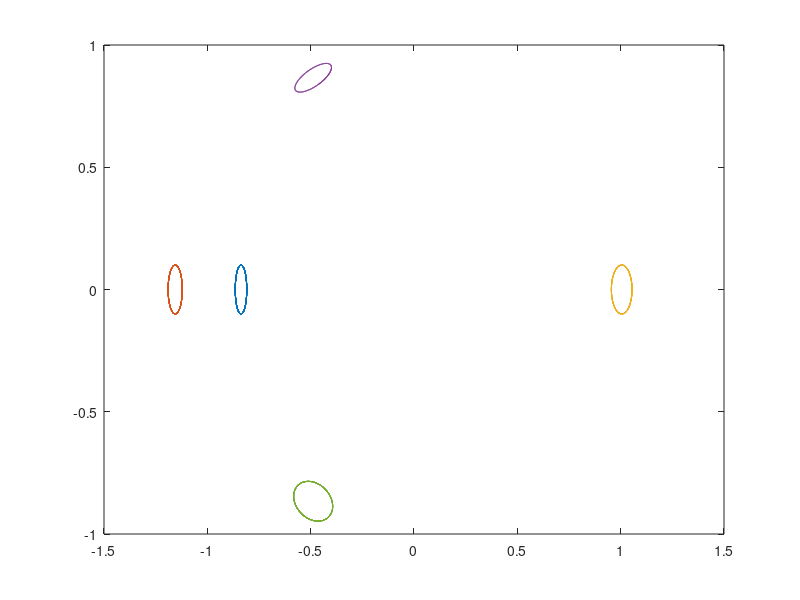

Recreate this plot in MATLAB.
%  Build a model of the Earth-Moon Circular Restricted Three-Body Problem
%  to develop libration-point techniques for 42

mu1 = 398601; % Earth
mu2 = 4887;   % Moon
D = 384748;   % Earth-Moon

%mu1 = 1.32715E11;  % Sun
%mu2 = 398604;     % Earth
%D = 1.496E8;      % Sun-Earth

%mu1 = 0.99;
%mu2 = 0.01;
%D = 1;

n = sqrt((mu1+mu2)/D^3);
p = mu2/(mu1+mu2);
p1 = 1.0-p;

t=[0:pi/100:15*pi]';

%  L1 
x = -1.0;
dx = 1.0;
while abs(dx) > 2.0e-16,
    xp = x - p;
    x1p = xp + 1.0;
    f = x + p1/(xp*xp) - p/(x1p*x1p);
    fx = 1.0 - 2.0*p1/(xp*xp*xp) + 2.0*p/(x1p*x1p*x1p);
    dx = -f/fx;
    x = x + dx;
end
X0 = x;
Y0 = 0;

R1 = sqrt((X0-p)^2+Y0^2);
R2 = sqrt((X0+1-p)^2+Y0^2);

R13 = R1^3;
R15 = R1^5;
R23 = R2^3;
R25 = R2^5;

Uxx = 1.0-(p1*(1/R13 - 3*(X0-p)^2/R15)+p*(1/R23 - 3*(X0+1-p)^2/R25));
Uyy = 1.0-(p1*(1/R13 - 3*Y0^2/R15)+p*(1/R23 - 3*Y0^2/R25));
Uxy = 0.0;
Uzz = -(p1/R13 + p/R23);

B1 = 2.0-0.5*(Uxx+Uyy);
B2 = sqrt(-Uxx*Uyy);
wxy = sqrt(B1+sqrt(B1^2+B2^2));
wz = sqrt(-Uzz);

A = 0.1;
Az = 0.1;
B = A/(2*wxy)*(wxy^2+Uyy);
x1 = B*sin(wxy*t) + X0;
y1 = A*cos(wxy*t) + Y0;
z1 =  Az*sin(wz*t);

%  L2
x = -1.0;
dx = 1.0;
while abs(dx) > 2.0e-16,
    xp = x - p;
    x1p = xp + 1.0;
    f = x + p1/(xp*xp) + p/(x1p*x1p);
    fx = 1.0 - 2.0*p1/(xp*xp*xp) - 2.0*p/(x1p*x1p*x1p);
    dx = -f/fx;
    x = x + dx;
end
X0 = x;
Y0 = 0;

R1 = sqrt((X0-p)^2+Y0^2);
R2 = sqrt((X0+1-p)^2+Y0^2);

R13 = R1^3;
R15 = R1^5;
R23 = R2^3;
R25 = R2^5;

Uxx = 1.0-(p1*(1/R13 - 3*(X0-p)^2/R15)+p*(1/R23 - 3*(X0+1-p)^2/R25));
Uyy = 1.0-(p1*(1/R13 - 3*Y0^2/R15)+p*(1/R23 - 3*Y0^2/R25));
Uxy = 0.0;
Uzz = -(p1/R13 + p/R23);

B1 = 2.0-0.5*(Uxx+Uyy);
B2 = sqrt(-Uxx*Uyy);
wxy = sqrt(B1+sqrt(B1^2+B2^2));
wz = sqrt(-Uzz);

A = 0.1;
Az = 0.1;
B = A/(2*wxy)*(wxy^2+Uyy);
x2 = B*sin(wxy*t) + X0;
y2 = A*cos(wxy*t) + Y0;
z2 =  Az*sin(wz*t);

%  L3
x =  1.0;
dx = 1.0;
while abs(dx) > 2.0e-16,
    xp = x - p;
    x1p = xp + 1.0;
    f = x - p1/(xp*xp) - p/(x1p*x1p);
    fx = 1.0 + 2.0*p1/(xp*xp*xp) + 2.0*p/(x1p*x1p*x1p);
    dx = -f/fx;
    x = x + dx;
end
X0 = x;
Y0 = 0;

R1 = sqrt((X0-p)^2+Y0^2);
R2 = sqrt((X0+1-p)^2+Y0^2);

R13 = R1^3;
R15 = R1^5;
R23 = R2^3;
R25 = R2^5;

Uxx = 1.0-(p1*(1/R13 - 3*(X0-p)^2/R15)+p*(1/R23 - 3*(X0+1-p)^2/R25));
Uyy = 1.0-(p1*(1/R13 - 3*Y0^2/R15)+p*(1/R23 - 3*Y0^2/R25));
Uxy = 0.0;
Uzz = -(p1/R13 + p/R23);

B1 = 2.0-0.5*(Uxx+Uyy);
B2 = sqrt(-Uxx*Uyy);
wxy = sqrt(B1+sqrt(B1^2+B2^2));
wz = sqrt(-Uzz);

A = 0.1;
Az = 0.1;
B = A/(2*wxy)*(wxy^2+Uyy);
x3 = B*sin(wxy*t) + X0;
y3 = A*cos(wxy*t) + Y0;
z3 =  Az*sin(wz*t);

%  L4
X0 = p-0.5;
Y0 = 0.5*sqrt(3);

Uxx = 3/4;
Uyy = 9/4;
Uxy = -3*sqrt(3)/4*(1.0-2*p);
Uzz = -1.0;

w1 = sqrt(0.5*(1.0-sqrt(1-27*p*(1-p))));
w2 = sqrt(0.5*(1.0+sqrt(1-27*p*(1-p))));
wz = 1;

alpha=0.5*atan2(4*Uxy,-3);
ca=cos(alpha);
sa=sin(alpha);

A1 = 0.1;
A2 = 0.0;
B1 = A1*sqrt(((Uxy^2+4*w1^2)*ca^2+(w1^2+Uxx)^2*sa^2-2*Uxy*(w1^2+Uxx)*sa*ca)...
            /((Uxy^2+4*w1^2)*sa^2+(w1^2+Uxx)^2*ca^2-2*Uxy*(w1^2+Uxx)*sa*ca));
B2 = A2*sqrt(((Uxy^2+4*w2^2)*ca^2+(w2^2+Uxx)^2*sa^2-2*Uxy*(w2^2+Uxx)*sa*ca)...
            /((Uxy^2+4*w2^2)*sa^2+(w2^2+Uxx)^2*ca^2-2*Uxy*(w2^2+Uxx)*sa*ca));
Az = 0.1;

xi = B1*sin(w1*t)+B2*sin(w2*t);
eta = A1*cos(w1*t)+A2*cos(w2*t);

x4 = ca*xi - sa*eta + X0;
y4 = sa*xi + ca*eta + Y0;
z4 = Az*sin(wz*t);

%  L5
X0 = p-0.5;
Y0 = -0.5*sqrt(3);

Uxx = 3/4;
Uyy = 9/4;
Uxy =  3*sqrt(3)/4*(1.0-2*p);
Uzz = -1.0;

w1 = sqrt(0.5*(1.0-sqrt(1-27*p*(1-p))));
w2 = sqrt(0.5*(1.0+sqrt(1-27*p*(1-p))));
wz = 1;

alpha=0.5*atan2(4*Uxy,-3);
ca=cos(alpha);
sa=sin(alpha);

A1 = 0.0;
A2 = 0.1;
B1 = A1*sqrt(((Uxy^2+4*w1^2)*ca^2+(w1^2+Uxx)^2*sa^2-2*Uxy*(w1^2+Uxx)*sa*ca)...
            /((Uxy^2+4*w1^2)*sa^2+(w1^2+Uxx)^2*ca^2-2*Uxy*(w1^2+Uxx)*sa*ca));
B2 = A2*sqrt(((Uxy^2+4*w2^2)*ca^2+(w2^2+Uxx)^2*sa^2-2*Uxy*(w2^2+Uxx)*sa*ca)...
            /((Uxy^2+4*w2^2)*sa^2+(w2^2+Uxx)^2*ca^2-2*Uxy*(w2^2+Uxx)*sa*ca));
Az = 0.1;

xi = B1*sin(w1*t)+B2*sin(w2*t);
eta = A1*cos(w1*t)+A2*cos(w2*t);

x5 = ca*xi - sa*eta + X0;
y5 = sa*xi + ca*eta + Y0;
z5 = Az*sin(wz*t);



figure(1)
plot(x1,y1,x2,y2,x3,y3,x4,y4,x5,y5)
%figure(2)
%plot(t,[x4 y4 z4])
